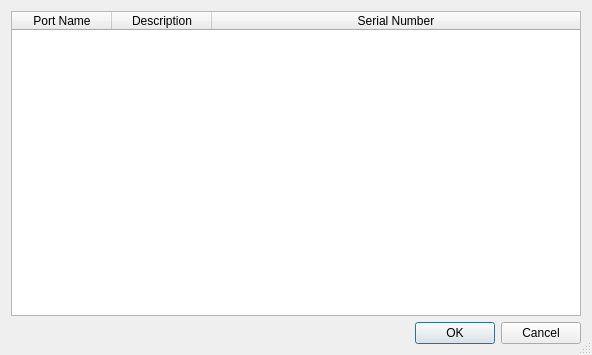
<?xml version="1.0" encoding="UTF-8"?>
<ui version="4.0">
 <class>TACDeviceSelectionClass</class>
 <widget class="QDialog" name="TACDeviceSelectionClass">
  <property name="windowModality">
   <enum>Qt::ApplicationModal</enum>
  </property>
  <property name="geometry">
   <rect>
    <x>0</x>
    <y>0</y>
    <width>592</width>
    <height>355</height>
   </rect>
  </property>
  <property name="windowTitle">
   <string>TAC Device Selection</string>
  </property>
  <property name="windowIcon">
   <iconset resource="resources/TAC.qrc">
    <normaloff>:/TAC.bmp</normaloff>:/TAC.bmp</iconset>
  </property>
  <property name="sizeGripEnabled">
   <bool>true</bool>
  </property>
  <layout class="QVBoxLayout" name="verticalLayout">
   <item>
    <widget class="QTableWidget" name="_tacDevices">
     <property name="editTriggers">
      <set>QAbstractItemView::NoEditTriggers</set>
     </property>
     <property name="tabKeyNavigation">
      <bool>false</bool>
     </property>
     <property name="showDropIndicator" stdset="0">
      <bool>false</bool>
     </property>
     <property name="selectionMode">
      <enum>QAbstractItemView::SingleSelection</enum>
     </property>
     <property name="selectionBehavior">
      <enum>QAbstractItemView::SelectRows</enum>
     </property>
     <property name="gridStyle">
      <enum>Qt::DashLine</enum>
     </property>
     <property name="cornerButtonEnabled">
      <bool>false</bool>
     </property>
     <attribute name="horizontalHeaderMinimumSectionSize">
      <number>100</number>
     </attribute>
     <attribute name="horizontalHeaderStretchLastSection">
      <bool>true</bool>
     </attribute>
     <attribute name="verticalHeaderVisible">
      <bool>false</bool>
     </attribute>
     <column>
      <property name="text">
       <string>Port Name</string>
      </property>
     </column>
     <column>
      <property name="text">
       <string>Description</string>
      </property>
     </column>
     <column>
      <property name="text">
       <string>Serial Number</string>
      </property>
     </column>
    </widget>
   </item>
   <item>
    <widget class="QDialogButtonBox" name="_buttonBox">
     <property name="orientation">
      <enum>Qt::Horizontal</enum>
     </property>
     <property name="standardButtons">
      <set>QDialogButtonBox::Cancel|QDialogButtonBox::Ok</set>
     </property>
    </widget>
   </item>
  </layout>
 </widget>
 <resources>
  <include location="resources/TAC.qrc"/>
 </resources>
 <connections>
  <connection>
   <sender>_buttonBox</sender>
   <signal>accepted()</signal>
   <receiver>TACDeviceSelectionClass</receiver>
   <slot>accept()</slot>
   <hints>
    <hint type="sourcelabel">
     <x>248</x>
     <y>254</y>
    </hint>
    <hint type="destinationlabel">
     <x>157</x>
     <y>274</y>
    </hint>
   </hints>
  </connection>
  <connection>
   <sender>_buttonBox</sender>
   <signal>rejected()</signal>
   <receiver>TACDeviceSelectionClass</receiver>
   <slot>reject()</slot>
   <hints>
    <hint type="sourcelabel">
     <x>316</x>
     <y>260</y>
    </hint>
    <hint type="destinationlabel">
     <x>286</x>
     <y>274</y>
    </hint>
   </hints>
  </connection>
 </connections>
</ui>
